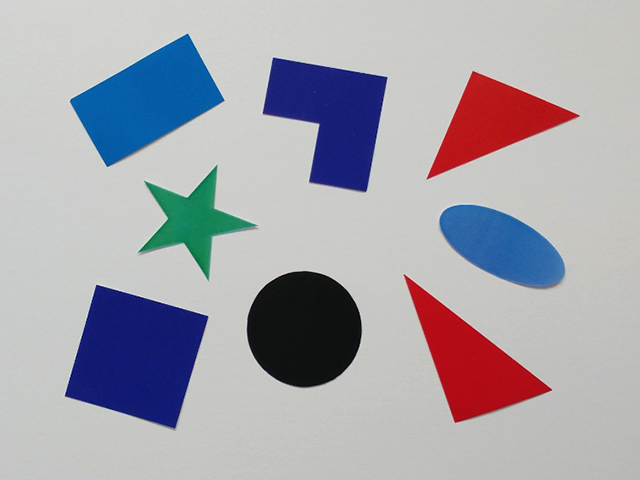
#> input picture 2_OpenCV/images/polygon.bmp, 640 x 480 px
$ python 28_polygon.py
#> lines starting #> are read from the running program, lines starting #| are printed output that depends on the picture; after the words box and inside, x2 and y2 are one past the last pixel; in counts of white or black regions, pixels touching at a corner belong together; long printed decimals are rounded
import cv2
import math

def set_label(image, contour, label):
    x, y, w, h = cv2.boundingRect(contour)
    pt1 = (x, y)
    pt2 = (x + w, y + h)
    cv2.rectangle(image, pt1, pt2, (0, 0, 255), 2)

    text_y = max(y - 5, 20)
    cv2.putText(image, label, (x, text_y), cv2.FONT_HERSHEY_COMPLEX, 0.7, (0, 0, 255), 1)

img = cv2.imread("./images/polygon.bmp")
#> img is the input picture: shape (480, 640, 3); mean B, G, R 173.4, 165, 166.3

gray = cv2.cvtColor(img, cv2.COLOR_BGR2GRAY)
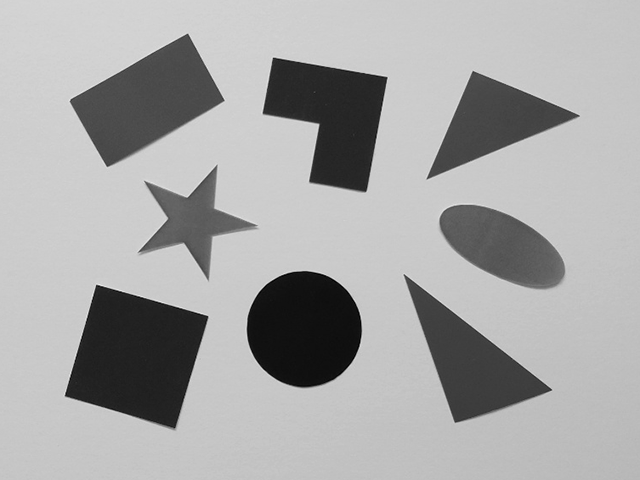
#> gray: shape (480, 640); min 0, max 240, mean 166.4

# THRESH_BINARY: 기준값을 기준으로 기준값보다 높으면 흰색. 낮으면 검정색
# THRESH_BINARY_INV: 기준값을 기준으로 기준값보다 높으면 검정색. 낮으면 흰색
_, img_bin = cv2.threshold(gray, 0, 255, cv2.THRESH_BINARY_INV | cv2.THRESH_OTSU)
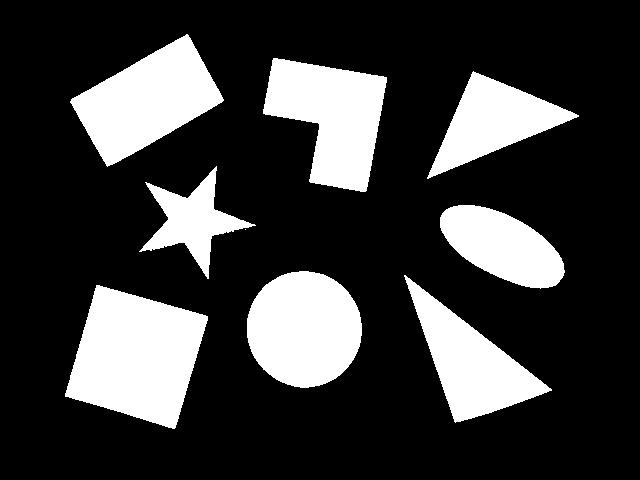
#> img_bin: shape (480, 640); 23.1% white; 9 white regions (1 under 20 px)

contours, _ = cv2.findContours(img_bin, cv2.RETR_EXTERNAL, cv2.CHAIN_APPROX_SIMPLE)
#> contours = 9 contours, 1 with area under 20; largest, box (x1, y1, x2, y2) and area: (65, 285, 208, 429) 13340, (247, 271, 362, 388) 10359, (70, 34, 224, 167) 10316, (263, 58, 387, 192) 9930, (404, 275, 552, 423) 8086, (427, 71, 579, 179) 6723, (440, 205, 565, 289) 6406, (139, 166, 256, 279) 4181

for contour in contours:
    area = cv2.contourArea(contour)
    if area < 50:
        continue

    # arcLength: 윤곽선의 길이. 둘레를 계산하는 함수
    perimeter = cv2.arcLength(contour, True) # True: 폐곡선 여부
    # print(perimeter)

    # epsilon: 원본 윤곽선과 근사 윤곽선 사이의 최대 허용 거리
    epsilon = 0.02 * perimeter

    """
    approxPolyDP()
    복잡한 윤곽선을 더 적은 수의 꼭짓점으로 근사
    """
    approx = cv2.approxPolyDP(contour, epsilon, True)
    # print(approx)
    vertext_count = len(approx)
    print("꼭짓점 수 :", vertext_count)

    if vertext_count == 3:
        set_label(img, contour, "TRIANGLE")
    elif vertext_count == 4:
        set_label(img, contour, "QUAD")
    else:
        if perimeter == 0:
            continue
        circularity = (4.0 * math.pi * area / (perimeter * perimeter))
        print("원형도: ", circularity)

        if circularity > 0.8:
            set_label(img, contour, "CIRCLE")
        else:
            set_label(img, contour, "OTHER")
#> this loop made 9 passes
#> (area, perimeter, epsilon, vertext_count, circularity) on passes 3, 5, 6, 8: (10359, 381.5, 7.63, 8, 0.894), (6406.5, 338.4, 6.77, 8, 0.703), (4181, 468.4, 9.37, 10, 0.239), (9930.5, 484.6, 9.69, 6, 0.531)
#> (area, perimeter, epsilon, approx, vertext_count) on passes 1, 2, 7, 9: (13340.5, 495.6, 9.91, [[96, 285], [65, 396], [174, 428], [207, 316]], 4), (8085.5, 472.6, 9.45, [[404, 275], [455, 422], [551, 390]], 3), (6723, 427, 8.54, [[578, 115], [473, 71], [427, 178]], 3), (10315.5, 449.9, 9, [[187, 34], [71, 99], [107, 166], [223, 100]], 4)
#| 꼭짓점 수 : 4
#| 꼭짓점 수 : 3
#| 꼭짓점 수 : 8
#| 원형도:  0.8944
#| 꼭짓점 수 : 8
#| 원형도:  0.7029
#| 꼭짓점 수 : 10
#| 원형도:  0.2395
#| 꼭짓점 수 : 3
#| 꼭짓점 수 : 6
#> (further printed lines are left out)
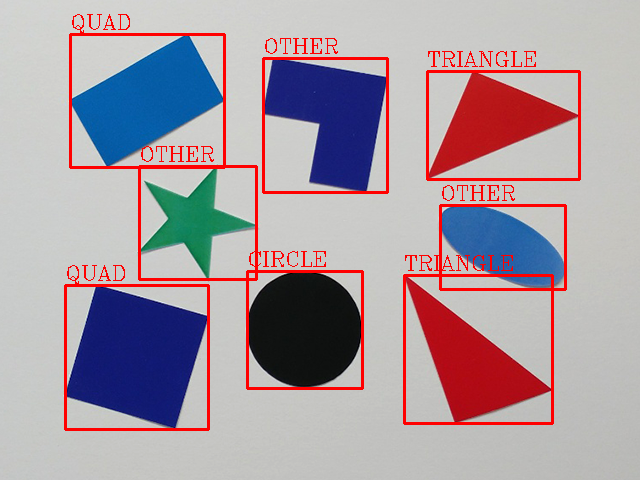
#> img: shape (480, 640, 3); 4.8% of pixels changed, all inside (x1, y1, x2, y2) = (64, 14, 581, 431)

cv2.imread("binary", img_bin)
cv2.imshow("polygon result", img)
cv2.waitKey(0)
cv2.destroyAllWindows()

$ run again, with 2_OpenCV/images/airplane.bmp copied over 2_OpenCV/images/polygon.bmp
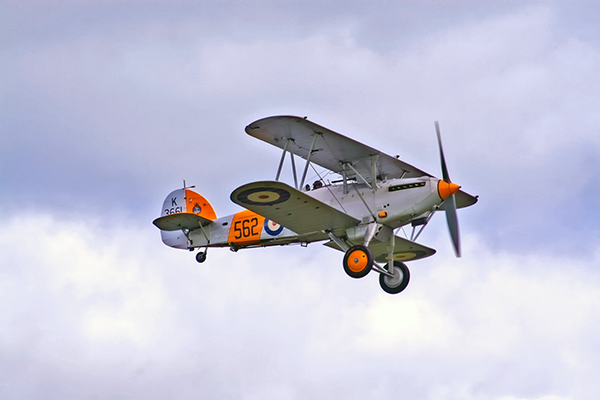
#> input picture 2_OpenCV/images/airplane.bmp, 600 x 400 px
#> img is the input picture: shape (400, 600, 3); mean B, G, R 217.1, 197.6, 196.8
#> `_, img_bin = cv2.threshold(gray, 0, 255, cv2.THRESH_BINARY_INV | cv2.T..`:
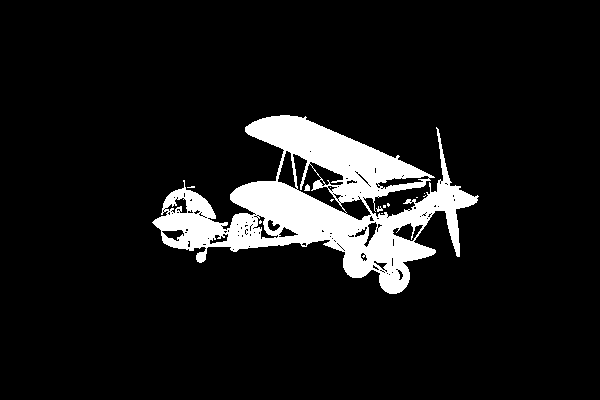
#> img_bin: shape (400, 600); 9.2% white; 13 white regions (10 under 20 px)
#> contours = 9 contours, 8 with area under 20; largest, box (x1, y1, x2, y2) and area: (152, 115, 479, 294) 24996
#> the loop `for contour in contours:` made 9 passes
#> (area, perimeter, epsilon, vertext_count, circularity) on pass 9: (24995.5, 1793.1, 35.86, 10, 0.0977)
#> (printed output is left out)
#> after the loop `for contour in contours:`:
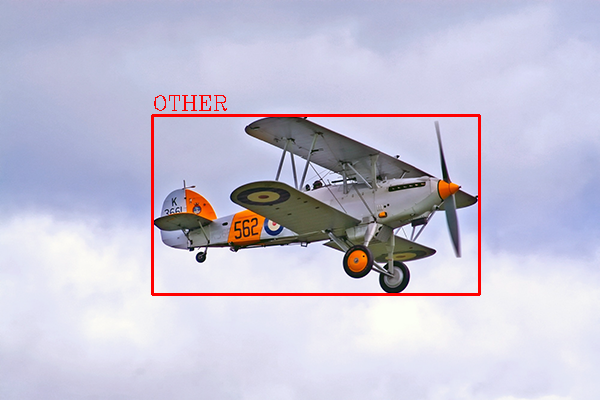
#> img: shape (400, 600, 3); 1.4% of pixels changed, all inside (x1, y1, x2, y2) = (151, 95, 481, 296)
